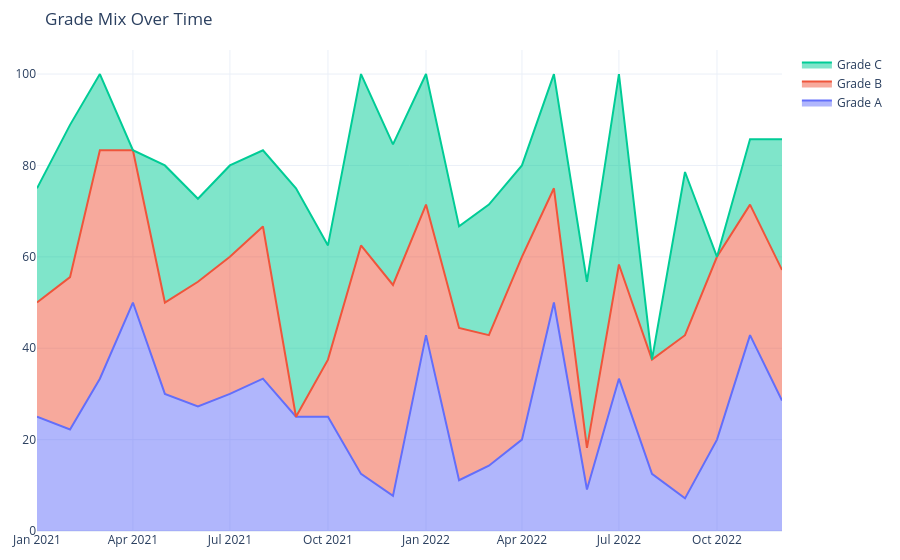

Notebook code cell kept with this figure:
### Markdown cell above
### C. Loan Grade Mix
A stacked area chart showing the evolution of the portfolio's risk profile by loan grade.

### Code cell
df_grade = credit_runner.run_metric("grade_dist")
fig_json_grade = credit_runner.get_graph("grade_dist", df_grade)

go.Figure(fig_json_grade).show()

### Figure 1 — Plotly figure (JSON) as saved in the notebook; plotly's stock layout.template omitted (floating-point values rounded to 4 significant figures)
{"data": [{"name": "Grade A", "stackgroup": "one", "type": "scatter", "x": ["2021-01", "2021-02", "2021-03", "2021-04", "2021-05", "2021-06", "2021-07", "2021-08", "2021-09", "2021-10", "2021-11", "2021-12", "2022-01", "2022-02", "2022-03", "2022-04", "2022-05", "2022-06", "2022-07", "2022-08", "2022-09", "2022-10", "2022-11", "2022-12"], "y": [25, 22.22, 33.33, 50, 30, 27.27, 30, 33.33, 25, 25, 12.5, 7.69, 42.86, 11.11, 14.29, 20, 50, 9.09, 33.33, 12.5, 7.14, 20, 42.86, 28.57]}, {"name": "Grade B", "stackgroup": "one", "type": "scatter", "x": ["2021-01", "2021-02", "2021-03", "2021-04", "2021-05", "2021-06", "2021-07", "2021-08", "2021-09", "2021-10", "2021-11", "2021-12", "2022-01", "2022-02", "2022-03", "2022-04", "2022-05", "2022-06", "2022-07", "2022-08", "2022-09", "2022-10", "2022-11", "2022-12"], "y": [25, 33.33, 50, 33.33, 20, 27.27, 30, 33.33, 0, 12.5, 50, 46.15, 28.57, 33.33, 28.57, 40, 25, 9.09, 25, 25, 35.71, 40, 28.57, 28.57]}, {"name": "Grade C", "stackgroup": "one", "type": "scatter", "x": ["2021-01", "2021-02", "2021-03", "2021-04", "2021-05", "2021-06", "2021-07", "2021-08", "2021-09", "2021-10", "2021-11", "2021-12", "2022-01", "2022-02", "2022-03", "2022-04", "2022-05", "2022-06", "2022-07", "2022-08", "2022-09", "2022-10", "2022-11", "2022-12"], "y": [25, 33.33, 16.67, 0, 30, 18.18, 20, 16.67, 50, 25, 37.5, 30.77, 28.57, 22.22, 28.57, 20, 25, 36.36, 41.67, 0, 35.71, 0, 14.29, 28.57]}], "layout": {"autosize": true, "hovermode": "x unified", "margin": {"b": 20, "l": 20, "r": 20, "t": 50}, "title": {"text": "Grade Mix Over Time"}}}
